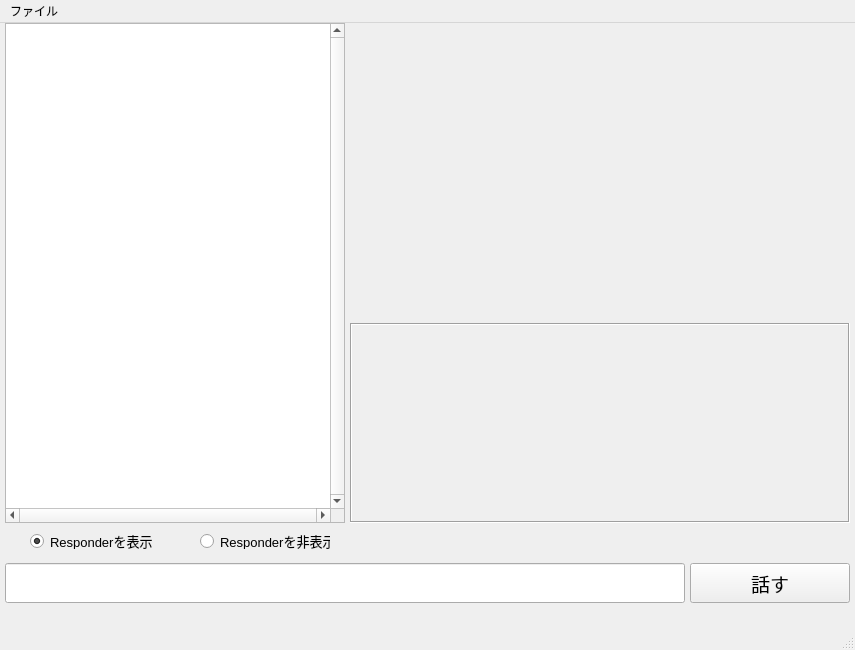
<?xml version="1.0" encoding="UTF-8"?>
<ui version="4.0">
 <class>MainWindow</class>
 <widget class="QMainWindow" name="MainWindow">
  <property name="geometry">
   <rect>
    <x>0</x>
    <y>0</y>
    <width>855</width>
    <height>650</height>
   </rect>
  </property>
  <property name="windowTitle">
   <string>MainWindow</string>
  </property>
  <widget class="QWidget" name="centralwidget">
   <widget class="QListWidget" name="listWidgetLog">
    <property name="geometry">
     <rect>
      <x>5</x>
      <y>0</y>
      <width>340</width>
      <height>500</height>
     </rect>
    </property>
    <property name="font">
     <font>
      <pointsize>10</pointsize>
     </font>
    </property>
    <property name="frameShape">
     <enum>QFrame::StyledPanel</enum>
    </property>
    <property name="verticalScrollBarPolicy">
     <enum>Qt::ScrollBarAlwaysOn</enum>
    </property>
    <property name="horizontalScrollBarPolicy">
     <enum>Qt::ScrollBarAlwaysOn</enum>
    </property>
   </widget>
   <widget class="QRadioButton" name="radioButton_1">
    <property name="geometry">
     <rect>
      <x>30</x>
      <y>510</y>
      <width>130</width>
      <height>16</height>
     </rect>
    </property>
    <property name="font">
     <font>
      <pointsize>10</pointsize>
     </font>
    </property>
    <property name="text">
     <string>Responderを表示</string>
    </property>
    <property name="checked">
     <bool>true</bool>
    </property>
   </widget>
   <widget class="QRadioButton" name="radioButton_2">
    <property name="geometry">
     <rect>
      <x>200</x>
      <y>510</y>
      <width>130</width>
      <height>16</height>
     </rect>
    </property>
    <property name="font">
     <font>
      <pointsize>10</pointsize>
     </font>
    </property>
    <property name="text">
     <string>Responderを非表示</string>
    </property>
   </widget>
   <widget class="QLineEdit" name="lineEdit">
    <property name="geometry">
     <rect>
      <x>5</x>
      <y>540</y>
      <width>680</width>
      <height>40</height>
     </rect>
    </property>
    <property name="font">
     <font>
      <pointsize>14</pointsize>
     </font>
    </property>
   </widget>
   <widget class="QPushButton" name="buttonTalk">
    <property name="geometry">
     <rect>
      <x>690</x>
      <y>540</y>
      <width>160</width>
      <height>40</height>
     </rect>
    </property>
    <property name="font">
     <font>
      <pointsize>14</pointsize>
     </font>
    </property>
    <property name="text">
     <string>話す</string>
    </property>
   </widget>
   <widget class="QLabel" name="labelResponse">
    <property name="geometry">
     <rect>
      <x>350</x>
      <y>300</y>
      <width>500</width>
      <height>200</height>
     </rect>
    </property>
    <property name="font">
     <font>
      <pointsize>14</pointsize>
     </font>
    </property>
    <property name="frameShape">
     <enum>QFrame::Box</enum>
    </property>
    <property name="frameShadow">
     <enum>QFrame::Sunken</enum>
    </property>
    <property name="text">
     <string/>
    </property>
    <property name="alignment">
     <set>Qt::AlignCenter</set>
    </property>
   </widget>
   <widget class="QLabel" name="labelShowing">
    <property name="geometry">
     <rect>
      <x>350</x>
      <y>0</y>
      <width>500</width>
      <height>295</height>
     </rect>
    </property>
    <property name="text">
     <string/>
    </property>
    <property name="pixmap">
     <pixmap resource="qt_resource.qrc">:/re/img1.gif</pixmap>
    </property>
    <property name="scaledContents">
     <bool>true</bool>
    </property>
   </widget>
  </widget>
  <widget class="QStatusBar" name="statusbar"/>
  <widget class="QMenuBar" name="menubar">
   <property name="geometry">
    <rect>
     <x>0</x>
     <y>0</y>
     <width>855</width>
     <height>36</height>
    </rect>
   </property>
   <widget class="QMenu" name="menu">
    <property name="title">
     <string>ファイル</string>
    </property>
    <addaction name="menuClose"/>
   </widget>
   <addaction name="menu"/>
  </widget>
  <action name="menuClose">
   <property name="text">
    <string>閉じる</string>
   </property>
  </action>
 </widget>
 <resources>
  <include location="qt_resource.qrc"/>
 </resources>
 <connections>
  <connection>
   <sender>buttonTalk</sender>
   <signal>clicked()</signal>
   <receiver>MainWindow</receiver>
   <slot>buttonTalkSlot()</slot>
   <hints>
    <hint type="sourcelabel">
     <x>745</x>
     <y>609</y>
    </hint>
    <hint type="destinationlabel">
     <x>647</x>
     <y>541</y>
    </hint>
   </hints>
  </connection>
  <connection>
   <sender>radioButton_1</sender>
   <signal>clicked()</signal>
   <receiver>MainWindow</receiver>
   <slot>showResponderName()</slot>
   <hints>
    <hint type="sourcelabel">
     <x>74</x>
     <y>551</y>
    </hint>
    <hint type="destinationlabel">
     <x>176</x>
     <y>544</y>
    </hint>
   </hints>
  </connection>
  <connection>
   <sender>radioButton_2</sender>
   <signal>clicked()</signal>
   <receiver>MainWindow</receiver>
   <slot>hiddenResponderName()</slot>
   <hints>
    <hint type="sourcelabel">
     <x>224</x>
     <y>559</y>
    </hint>
    <hint type="destinationlabel">
     <x>349</x>
     <y>538</y>
    </hint>
   </hints>
  </connection>
  <connection>
   <sender>menuClose</sender>
   <signal>triggered()</signal>
   <receiver>MainWindow</receiver>
   <slot>close()</slot>
   <hints>
    <hint type="sourcelabel">
     <x>-1</x>
     <y>-1</y>
    </hint>
    <hint type="destinationlabel">
     <x>427</x>
     <y>324</y>
    </hint>
   </hints>
  </connection>
 </connections>
 <slots>
  <slot>buttonTalkSlot()</slot>
  <slot>showResponderName()</slot>
  <slot>hiddenResponderName()</slot>
 </slots>
</ui>
